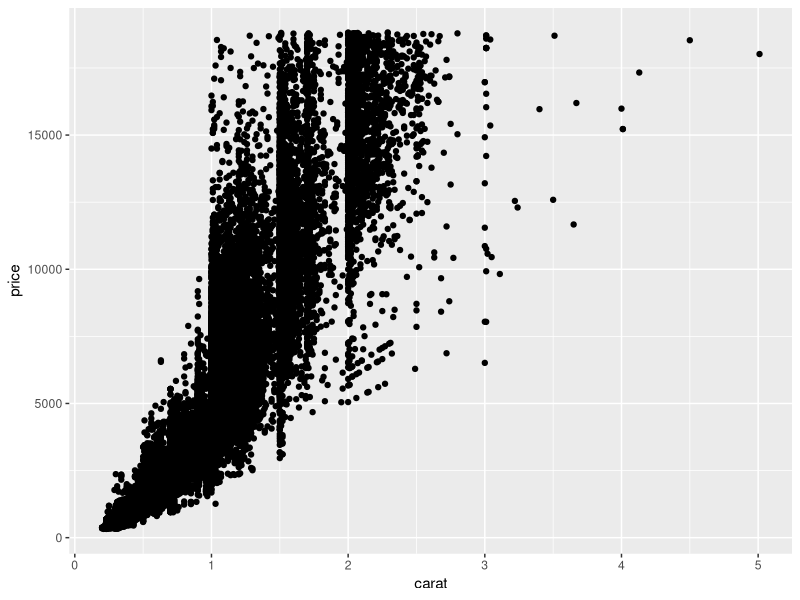
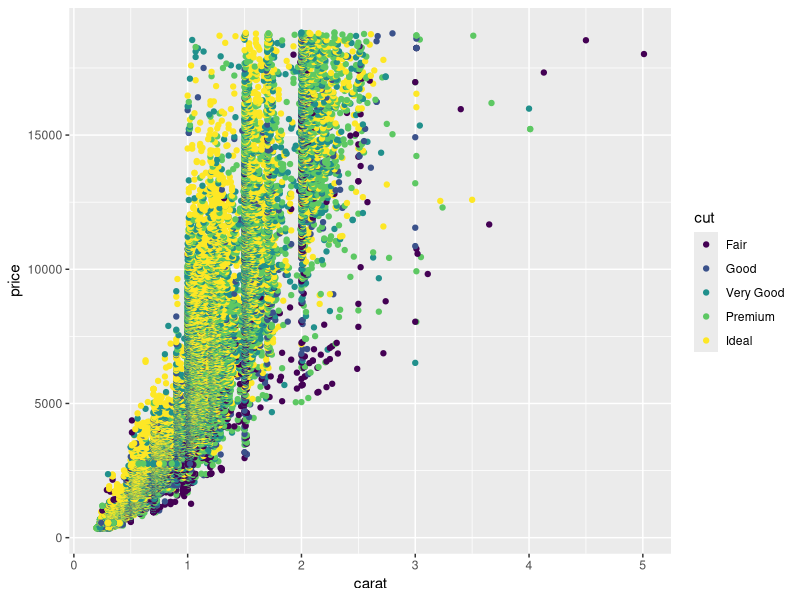
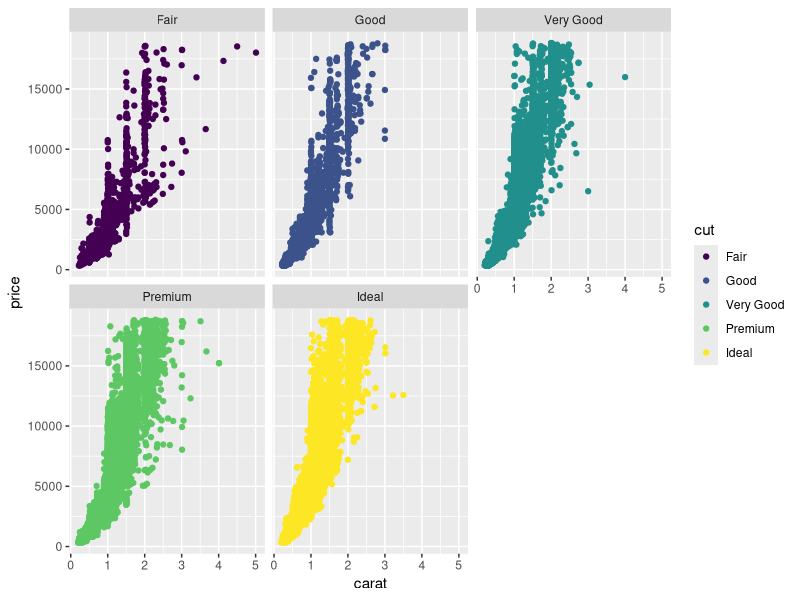

The R script that drew these images, in order:
# Aktivitas Sandbox
# 1. Menginstall Packages
install.packages("tidyverse")
library(tidyverse)

# 2. Melihat data
  # Memuat dataset diamonds
head(diamonds)

str(diamonds) # Memuat data secara horizontal
glimpse(diamonds)
colnames(diamonds) # Melihat hanya kolumnya saja secara horizontal

# 3. Cleaning Data
  # Mengganti nama variabel
rename(diamonds, carat_new = carat)
# mengganti nama (dataset, nama_baru = nama lama) # hanya di kode yang dijalankan saja
rename(diamonds, carat_new = carat, cut_new = cut) # hanya di kode yang dijalankan saja

  # Merangkum dataset
summarize(diamonds, mean_carat = mean(carat))
# Mencari mean (dataset, var_baru = mean(variabel_dicari_mean))

# 4. Visualisasi Data
ggplot(data = diamonds, aes(x = carat, y = price)) +
  geom_point()

ggplot(data = diamonds, aes(x = carat, y = price, color = cut)) +
  geom_point()

ggplot(data = diamonds, aes(x = carat, y = price, color = cut)) +
  geom_point() +
  facet_wrap(~cut) # Memisahkan keterdirian komponen

# Documentation
## Membuat markdown dengan dua tanda pagar

# Melihat packages yang sudah terinstall di lokal
installed.packages()

# Packages yang termasuk ke dalam R
  #1. Kode R yang bisa dipakai ulang 2. Tes untuk menggunka 2. dokumentasi untuk menggunakan fungsi 3. contoh dataset

